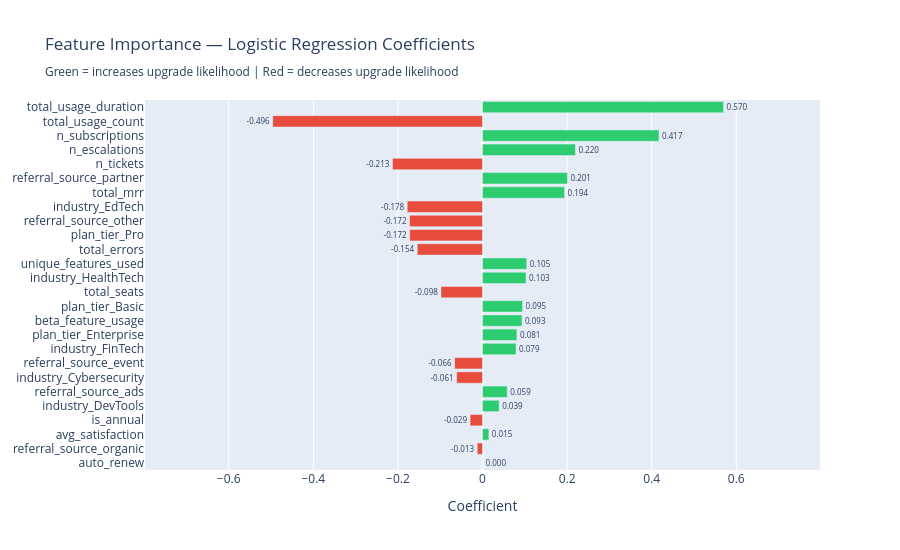

The notebook cell this image was saved under:
### Markdown cell above
## 4. Feature Importance
Which features drive the model's predictions?

### Code cell
# Extract model and scaler from pipeline
model  = pipeline.named_steps['model']
scaler = pipeline.named_steps['scaler']

importance = pd.DataFrame({
    'feature':     X.columns,
    'coefficient': model.coef_[0]
}).sort_values('coefficient', key=abs, ascending=True)

colors = [
    '#2ecc71' if x > 0 else '#e74c3c'
    for x in importance['coefficient']
]

fig = go.Figure(go.Bar(
    x=importance['coefficient'],
    y=importance['feature'],
    orientation='h',
    marker_color=colors,
    text=[f"{x:.3f}" for x in importance['coefficient']],
    textposition='outside'
))

max_coef = importance['coefficient'].abs().max()
fig.update_layout(
    title='Feature Importance — Logistic Regression Coefficients<br>'
          '<sub>Green = increases upgrade likelihood | '
          'Red = decreases upgrade likelihood</sub>',
    height=550,
    font=dict(size=12),
    xaxis=dict(range=[
        -max_coef * 1.4,
         max_coef * 1.4
    ]),
    xaxis_title='Coefficient'
)
fig.show()

positive = (importance[importance['coefficient'] > 0]
            .sort_values('coefficient', ascending=False)
            .head(5))

negative = (importance[importance['coefficient'] < 0]
            .sort_values('coefficient', ascending=True)
            .head(5))

print("\nTop 5 features INCREASING upgrade likelihood:")
print(positive[['feature', 'coefficient']].to_string(index=False))

print("\nTop 5 features DECREASING upgrade likelihood:")
print(negative[['feature', 'coefficient']].to_string(index=False))

### Figure 1 — Plotly figure (JSON) as saved in the notebook; plotly's stock layout.template omitted (floating-point values rounded to 4 significant figures)
{"data": [{"marker": {"color": ["#e74c3c", "#e74c3c", "#2ecc71", "#e74c3c", "#2ecc71", "#2ecc71", "#e74c3c", "#e74c3c", "#2ecc71", "#2ecc71", "#2ecc71", "#2ecc71", "#e74c3c", "#2ecc71", "#2ecc71", "#e74c3c", "#e74c3c", "#e74c3c", "#e74c3c", "#2ecc71", "#2ecc71", "#e74c3c", "#2ecc71", "#2ecc71", "#e74c3c", "#2ecc71"]}, "orientation": "h", "text": ["0.000", "-0.013", "0.015", "-0.029", "0.039", "0.059", "-0.061", "-0.066", "0.079", "0.081", "0.093", "0.095", "-0.098", "0.103", "0.105", "-0.154", "-0.172", "-0.172", "-0.178", "0.194", "0.201", "-0.213", "0.220", "0.417", "-0.496", "0.570"], "textposition": "outside", "type": "bar", "x": [0.0, -0.01251, 0.01499, -0.02935, 0.03931, 0.05851, -0.06124, -0.06576, 0.07927, 0.08132, 0.09343, 0.09479, -0.09818, 0.1029, 0.1046, -0.1543, -0.1721, -0.1724, -0.1779, 0.194, 0.2008, -0.2129, 0.2198, 0.4172, -0.4959, 0.57], "y": ["auto_renew", "referral_source_organic", "avg_satisfaction", "is_annual", "industry_DevTools", "referral_source_ads", "industry_Cybersecurity", "referral_source_event", "industry_FinTech", "plan_tier_Enterprise", "beta_feature_usage", "plan_tier_Basic", "total_seats", "industry_HealthTech", "unique_features_used", "total_errors", "plan_tier_Pro", "referral_source_other", "industry_EdTech", "total_mrr", "referral_source_partner", "n_tickets", "n_escalations", "n_subscriptions", "total_usage_count", "total_usage_duration"]}], "layout": {"font": {"size": 12}, "height": 550, "title": {"text": "Feature Importance — Logistic Regression Coefficients<br><sub>Green = increases upgrade likelihood | Red = decreases upgrade likelihood</sub>"}, "xaxis": {"range": [-0.798, 0.798], "title": {"text": "Coefficient"}}}}
